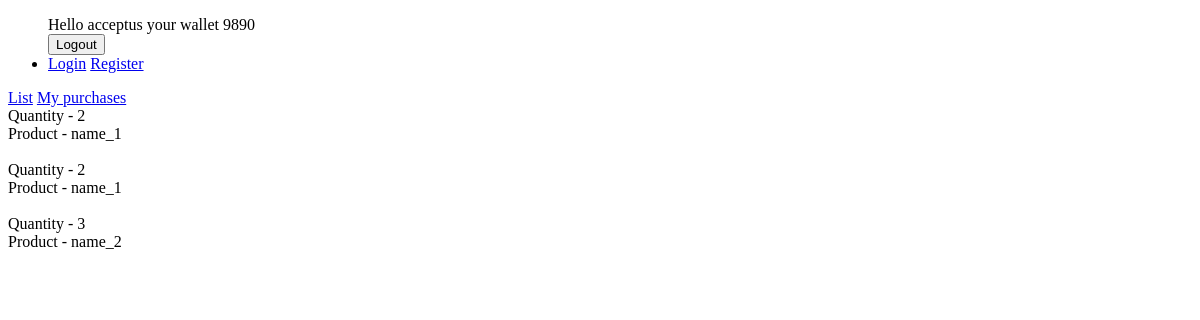
Page /profile/ (signed in) on the earlier database version.
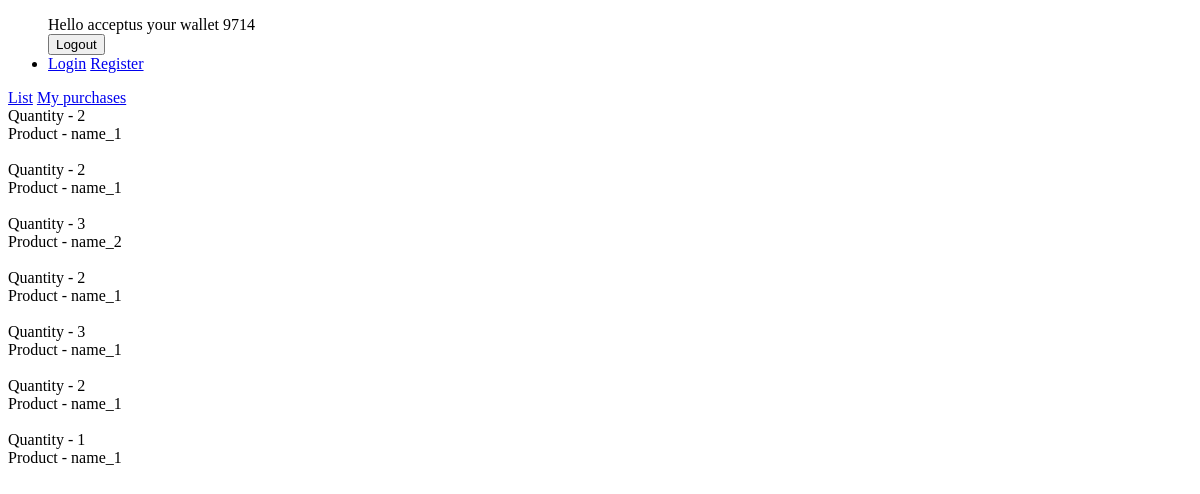
Same page on the later database version.
### myapp/models.py (models this page shows, shortened)
class User(AbstractUser):
    wallet = models.PositiveIntegerField(default=10000)

class Purchase(models.Model):
    DoesNotExist = None
    objects = None
    user = models.ForeignKey(User, on_delete=models.CASCADE)
    product = models.ForeignKey(Product, on_delete=models.CASCADE)
    quantity = models.PositiveIntegerField()
    created_at = models.DateTimeField(auto_now_add=True)

class Product(models.Model):
    objects = None
    description = models.TextField()
    name = models.TextField()
    price = models.IntegerField()
    picture = models.ImageField(upload_to='pictures/')
    amount = models.PositiveIntegerField()

### myapp/views.py (the view)
# urls.py: path('profile/', ProfileView.as_view(), name='profile'),
class ProfileView(LoginRequiredMixin, ListView):
    template_name = 'profile.html'
    def get_queryset(self):
        return Purchase.objects.filter(user=self.request.user)

### templates/profile.html (shortened to what this page needs)
{% extends 'base.html' %}
{% block content %}
    {% for purchase in object_list %}
        Quantity - {{ purchase.quantity }} <br>
        Product - {{ purchase.product.name }} <br>
        <br>
    {% endfor %}
{% endblock %}

### templates/base.html (shortened to what this page needs)
<!DOCTYPE html>
<html lang="en">
<head>
</head>
<body>
<div>
    <ul>
        {% if user.is_authenticated %}
            Hello {{ user.username }} your wallet {{ user.wallet }}
        <form method="post" action="{% url 'logout' %}">
            <input type="submit" value="Logout">
        </form>
        {% endif %}
        <li>
            <a href="{% url 'login' %">Login</a>
            <a href="{% url 'register' %">Register</a>
        </li>
    </ul>
</div>
<div>
    {% if user.is_superuser %}
        <a href="{% url 'index' %}">List</a>
        <a href="{% url 'profile' %}">My purchases</a>
</div>
<div>
    {% block content %}
    {% endblock %}
</div>
</body>
</html>

Differences in the rows shown:
changed User "acceptus": wallet "9890" → "9714"
added Purchase: quantity "2", product.name "name_1"
added Purchase: quantity "3", product.name "name_1"
added Purchase: quantity "2", product.name "name_1"
added Purchase: quantity "1", product.name "name_1"
